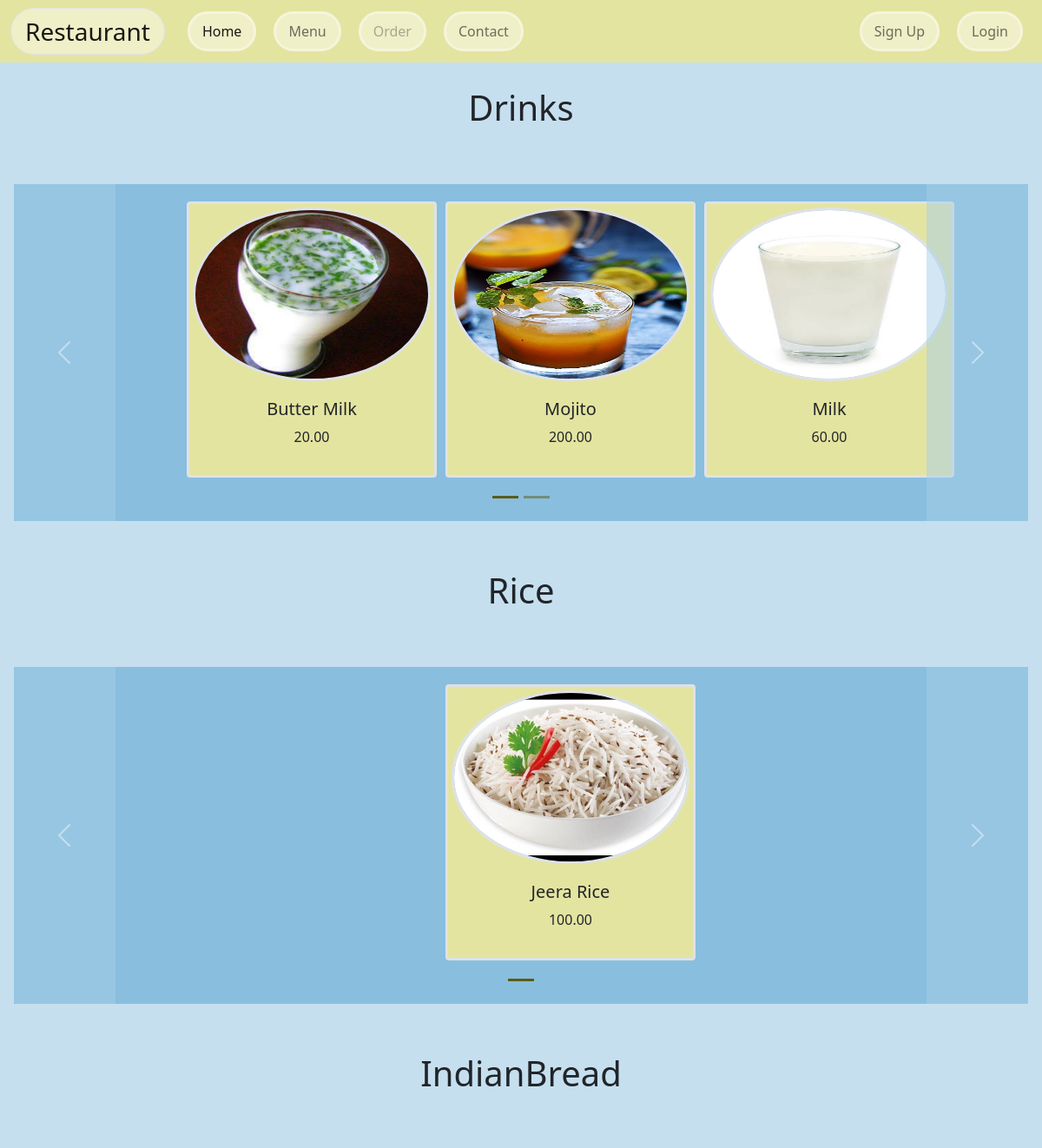
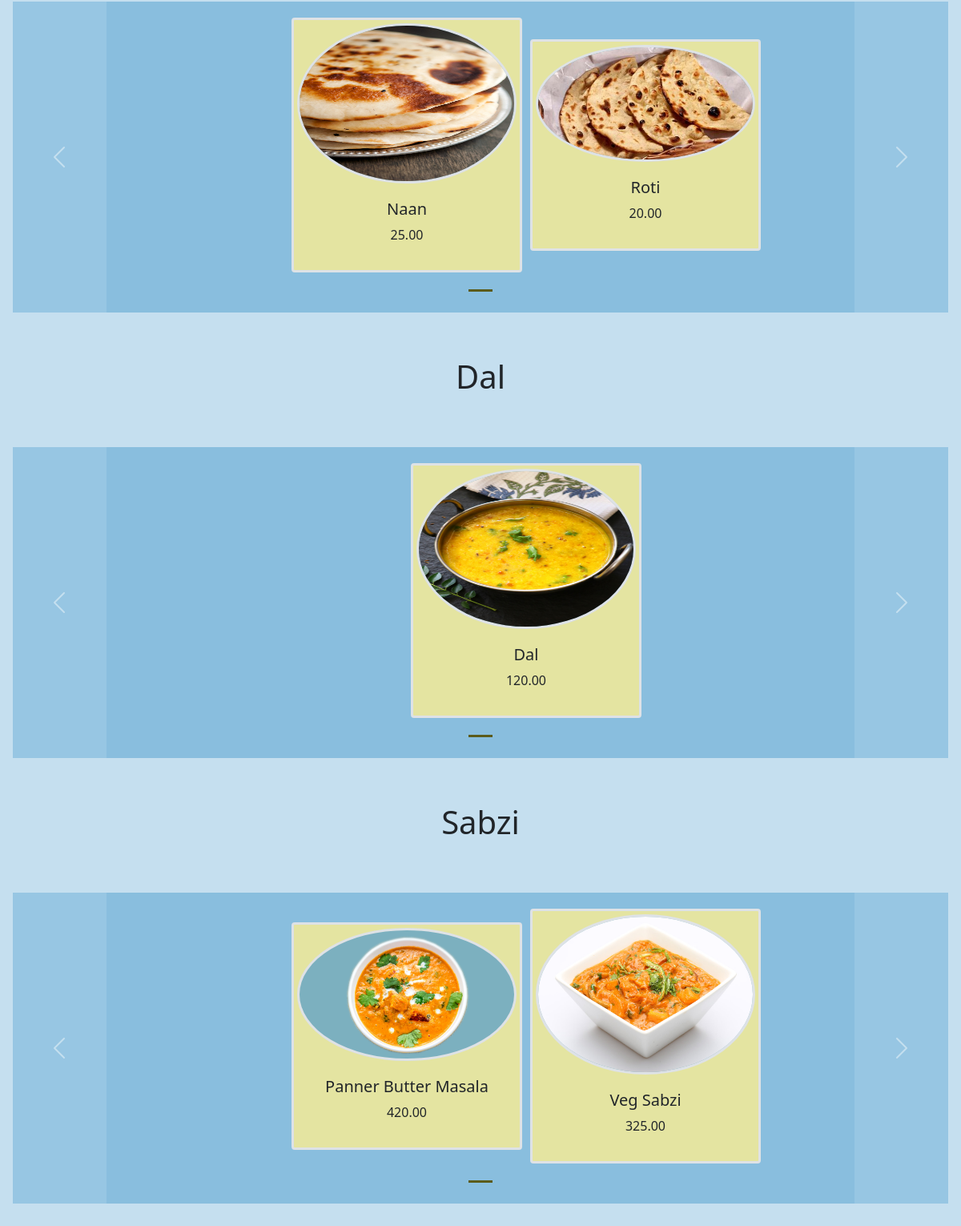
The app's page /menu/ with its own data (2 pictures, top to bottom).
### restaurant/models.py (models this page shows, shortened)
class Item(models.Model):
    itemName =  models.CharField(max_length=30)
    image = models.ImageField(default='default.png', upload_to='images/')
    price = models.DecimalField(max_digits=8, decimal_places=2)
    category = models.CharField(max_length =30, default="Food")

### restaurant/views.py (the view)
# urls.py: path('menu/', views.menu, name='menu'),
def menu(request):
    items = []
    getItemsList(items)
    context = {'allItems': items}
    return render(request, 'menu.html', context)

### restaurant/views.py (called while the page is built)
def getItemsList(allItems):
    categoriesOfProducts = Item.objects.values('category', 'itemName', 'price')
    categories = {i['category'] for i in categoriesOfProducts}
    for cat in categories:
        food = Item.objects.filter(category = cat)
        numItems = len(food)
        if (numItems > 3):
            if (numItems // 3 == 0):
                nSlides = numItems / 3
            else:
                nSlides = ceil(numItems / 3)
        else:
            nSlides = 1
        allItems.append([food, range(1, nSlides), nSlides])

### templates/menu.html (shortened to what this page needs)
{%extends request.user.is_authenticated|yesno:'logout_layout.html,layout.html'%}
{% block body %} {% load static %}
<div id="slideshow" class="container-fluid m-0 px-3">
	{% for food, range, nSlides in allItems %}
	<div id="catTitle" class="container-fluid my-2">
		<h1>{{food.0.category}}</h1>
	</div>
	<div id="myCarousel{{food.0.category}}" class="carousel slide" data-bs-ride="carousel">
		<div class="carousel-indicators">
			<button id="carousel-indicators" type="button" data-bs-target="#{{food.0.category}}"
				data-bs-slide-to="0" class="active" aria-current="true" aria-label="Slide 1"></button>
			{% for i in range %}
			<button id="carousel-indicators" type="button" data-bs-target="#{{food.0.category}}"
				data-bs-slide-to="{{i}}" aria-label="Slide {{i}}"></button>
			{% endfor%}
		</div>
		<div class="carousel-inner my-5">
			<div class="carousel-item active">
				<div id="rowOfCards" class="row">
					{% for i in food %}
					<div class="col-xs-3 col-sm-3 col-md-3">
						<div class="card border border-3 text-center" style="width: 18rem; border-color: #a6cee6;
						background-color: #e4e4a1;">
							<img id="cardImg" src="{{i.image.url}}"
								class="card-img-top border border-3 rounded-circle m-1" alt="{{ i.itemName }}" />
							<div class="card-body">
								<h5 class="card-title">{{i.itemName}}</h5>
								<p>{{i.price}}</p>
							</div>
						</div>
					</div>
					{% if forloop.counter|divisibleby:3 and forloop.counter > 0 and not forloop.last %}
				</div>
			</div>
			<div class="carousel-item">
				<div id="rowOfCards" class="row">{% endif %} {% endfor %} </div>
			</div>
		</div>
		<button class="carousel-control-prev" type="button" data-bs-target="#myCarousel{{food.0.category}}" data-bs-slide="prev">
			<span class="carousel-control-prev-icon" aria-hidden="true"></span>
		</button>
		<button class="carousel-control-next" type="button" data-bs-target="#myCarousel{{food.0.category}}" data-bs-slide="next">
			<span class="carousel-control-next-icon" aria-hidden="true"></span>
		</button>
	</div>
	{% endfor %}
</div>
{% endblock %}

### templates/layout.html (shortened to what this page needs)
{% load static %}
<!DOCTYPE html>
<html lang="en">
	<head>
		<link
			href="https://cdn.jsdelivr.net/npm/bootstrap@5.0.0-beta2/dist/css/bootstrap.min.css"
			rel="stylesheet"
		/>
		<link rel="stylesheet" href="{% static 'css/temp.css' %}">
	</head>
	<body clas="m-0 p-0">
		<nav class="navbar navbar-expand-lg navbar-light" style=" background-color: #e4e4a1;">
			<div class="container-fluid">
				<a class="navbar-brand px-3 fs-3 border"  style = "background-color: #efefc8; border-color: #f5f5dc; border-style: solid;
				border-radius: 40px;
				border-width: 3px;" href="/">Restaurant</a>
				<div class="collapse navbar-collapse" id="navbarSupportedContent">
					<ul class="navbar-nav me-auto mb-2 mb-lg-0">
						<li id ="navItems" class="nav-item">
							<a class="nav-link active" aria-current="page" href="/">Home</a>
						</li>
						<li id ="navItems" class="nav-item">
							<a class="nav-link" aria-current="page" href="/menu">Menu</a>
						</li>
						<li id ="navItems" class="nav-item">
							<a class="nav-link disabled" href="/order" tabindex="-1" aria-disabled="true">Order</a>
						</li>
						<li id ="navItems" class="nav-item">
							<a class="nav-link" href="/contact">Contact</a>
						</li>
					</ul>
					<ul class="navbar-nav">
						<li id ="navItems"  class="nav-item">
							<a class="nav-link" href="/signup">Sign Up</a>
						</li>
						<li id ="navItems" class="nav-item">
							<a class="nav-link" href="/login">Login</a>
						</li>
					</ul>
				</div>
			</div>
		</nav>
		{% block body %} {% endblock %}
	</body>
</html>

### static/css/temp.css (style rules this page uses)
#navItems { background-color: #efefc8; color: black; border-style: solid; border-radius: 40px; border-width: 3px; border-color: #f5f5dc; margin: 5px 10px; padding: 0px 6px; }

### records on screen
Item: category "Drinks", image (picture), itemName "Butter Milk", price "20.00"
Item: image (picture), itemName "Mojito", price "200.00"
Item: image (picture), itemName "Milk", price "60.00"
Item: category "Rice", image (picture), itemName "Jeera Rice", price "100.00"
Item: category "IndianBread", image (picture), itemName "Naan", price "25.00"
Item: image (picture), itemName "Roti", price "20.00"
Item: category "Dal", image (picture), itemName "Dal", price "120.00"
Item: category "Sabzi", image (picture), itemName "Panner Butter Masala", price "420.00"
Item: image (picture), itemName "Veg Sabzi", price "325.00"
